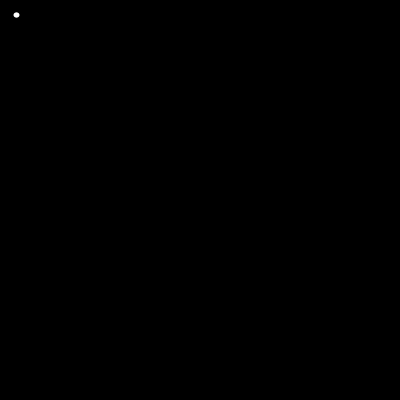
Frame 1 (no input)
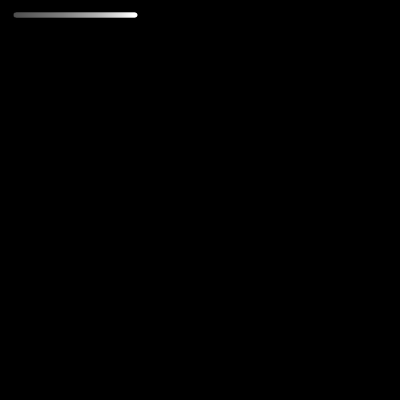
Frame 60 (the mouse pressed at the canvas centre just before this capture)
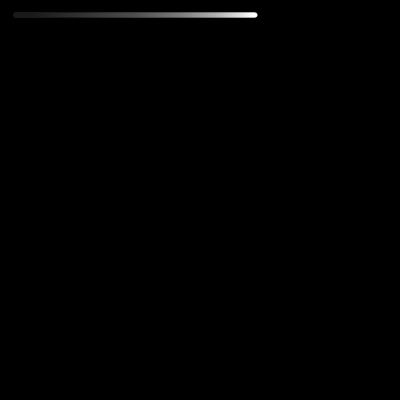
Frame 120 (the mouse held since frame 60 and released just before this capture)

The Processing sketch that drew these frames (run headless with seeded random() and noise(); from frame 60 on, the mouse is pressed at the canvas centre):

// Processing sketch: processing_7232
// ── processing_7232.pde


int marge = 15;
float x1 = marge; 
float y1 = 0;
float dh = 0;       // Direction horizontale // 1.0 = >> 0.0 = <<
int balle = 1;

// Initialisation
void setup() {
  size(400, 400);
  // size(screen.width,screen.height);
  background(0);
  frameRate(60);     // Cadence de l'animation
  smooth();
}

// Animation 
void draw() {
  // Dessine le fond
  noStroke();
  fill(0, 5);
  rect(0, 0, width, height);

  // Déplace le curseur
  for(int i = 0; i < balle; i ++) {
    // Limites horizontales
    if (x1 <= marge || x1 >= width-marge) {
      y1 += marge;
      dh = (dh+0.5)%1;
      balle += 1;


      if(y1 > height-marge){
        y1 = marge;
        balle = 1;
      }
    }

    // Direction
    if (round(dh) == 1) {
      x1 ++;
      // println( round(dh) +" >>");
    } 
    else if (round(dh) == 0) {
      x1 --;
      // println( round(dh) +" <<");
    }


    fill(255, 255);
    ellipse(x1, y1, 5, 5);

  }




}
